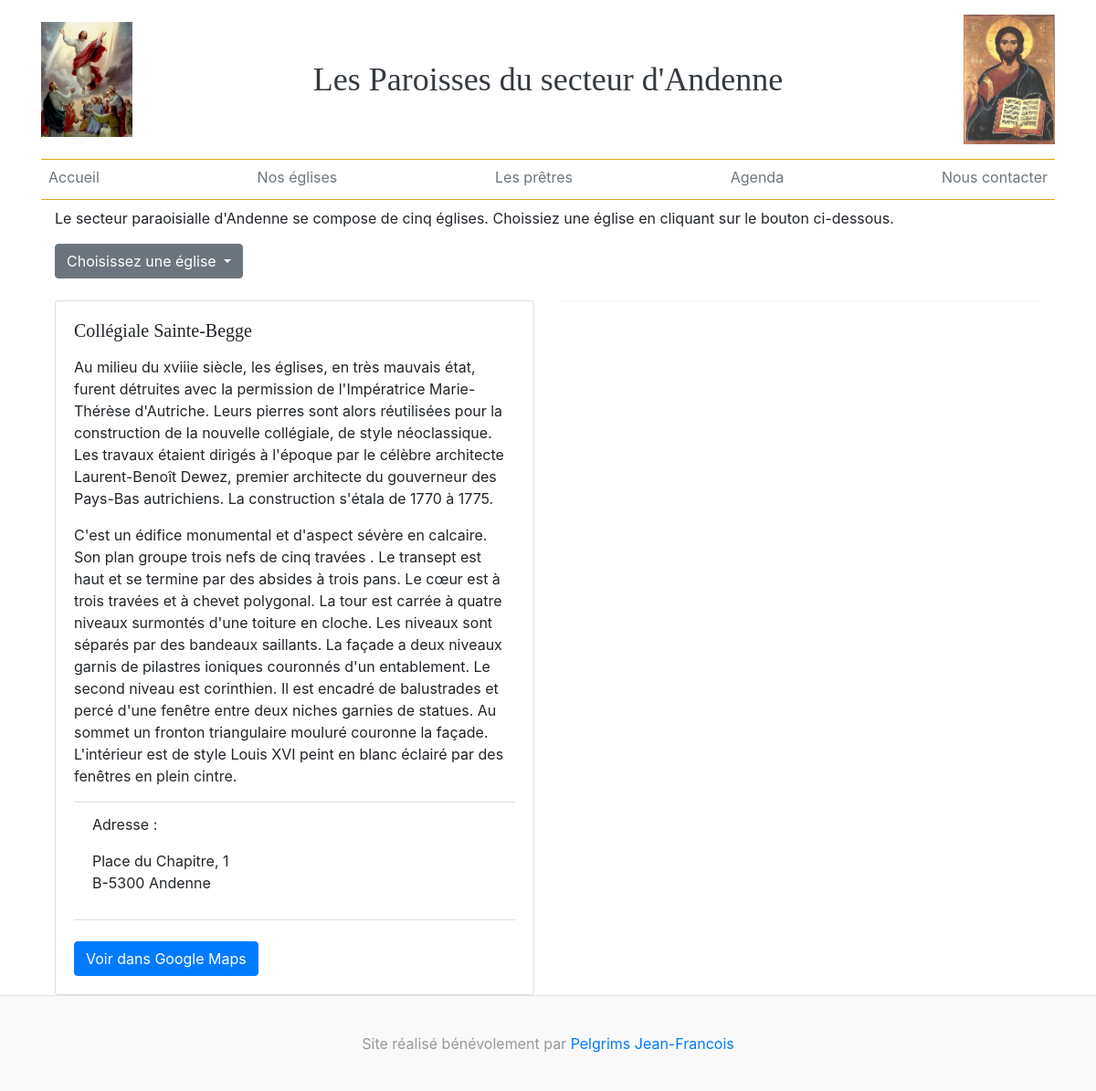
The page /eglise/andenne/ on the database its author committed.
### eglise/models.py (models this page shows, shortened)
class Eglise(models.Model):
    nom = models.CharField(max_length=125)
    tag = models.CharField(max_length=50, default='None')
    rue = models.CharField(max_length=125)
    numero = models.IntegerField()
    c_postal = models.IntegerField()
    ville = models.CharField(max_length=50)
    description = models.TextField()
    photo_url = models.CharField(max_length=1025)
    maps_url = models.CharField(max_length=1025, default='None')
    def get_absolute_url(self):
        return f"/eglise/{self.tag}"

### eglise/views.py (the view)
# urls.py: path('<str:tag>/', views.detail)
def detail(request, tag):
    eglise = Eglise.objects.filter(tag=tag)
    context = {
        'eglise': eglise,
        'nav': nav,
    }
    return render(request, 'eglise_det.html', context)

### templates/eglise_det.html (shortened to what this page needs)
{% extends "eglise.html" %}
{% block eglise %}
{% for church in eglise %}
    <div class="col-sm-6">
      <div class="card">
        <div class="card-body">
          <h5 class="card-title">{{ church.nom }}</h5>
          <p class="card-text">{{ church.description | linebreaks }}</p>
          <ul class="list-group list-group-flush">
            <li class="list-group-item">
              <p>Adresse :</p>
              <p>{{ church.rue }}, {{ church.numero }}<br />
              B-{{ church.c_postal }} {{ church.ville }}</p>
            </li>
          </ul>
          <br />
          <a href="{{ church.maps_url }}" class="btn btn-primary" target="_blank">Voir dans Google Maps</a>
        </div>
      </div>
    </div>
    <div class="col-sm-6">
      <div class="card border-light">
      </div>
    </div>
{% endfor %}
{% endblock %}

### static/css/style.css (style rules this page uses)
h1, h2, h3, h4, h5, h6 { font-family: "Playfair Display", Georgia, "Times New Roman", serif; }

### rows shown on the page
Eglise: nom "Collégiale Sainte-Begge", description "Au milieu du xviiie siècle, les églises, en très mauvais état, furent détruites avec la permission de l'Impératrice Marie-Thérèse d'Autriche. Leurs pierres sont alors réutilisées pour la construction de la nouvelle collégiale, de style néoclassique. Les travaux étaient dirigés à l'époque par le célèbre architecte Laurent-Benoît Dewez, premier architecte du gouverneur des Pays-Bas autrichiens. La construction s'étala de 1770 à 1775. C'est un édifice monumental et d'aspect sévère en calcaire. Son plan groupe trois nefs de cinq travées . Le transept est haut et se termine par des absides à trois pans. Le cœur est à trois travées et à chevet polygonal. La tour est carrée à quatre niveaux…", rue "Place du Chapitre", numero "1", c_postal "5300", ville "Andenne"
